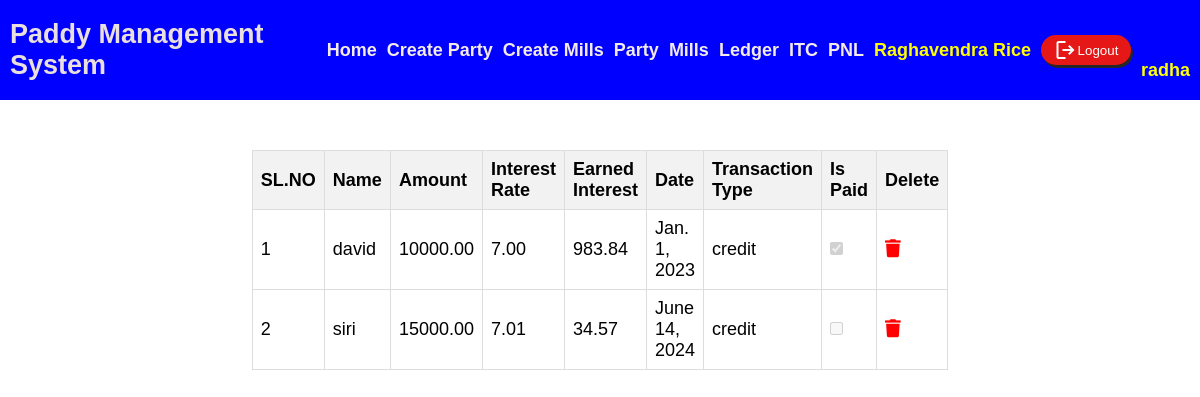
The app's page /view_credits/ (signed in) with its own data.
### paddymastersystem/models.py (models this page shows, shortened)
class InterestEntry(models.Model):
    name = models.CharField(max_length=255)
    amount = models.DecimalField(max_digits=10, decimal_places=2)
    transaction_type = models.CharField(max_length=10, choices=[('credit', 'Credit'), ('debit', 'Debit')])
    interest_rate = models.DecimalField(max_digits=5, decimal_places=2)
    date = models.DateField()
    is_paid = models.BooleanField(default=False)
    earned_interest = models.DecimalField(max_digits=10, decimal_places=2, blank=True, null=True)

### paddymastersystem/views.py (the view)
# urls.py: path('view_credits/', views.view_credits, name='view_credits'),
@login_required(login_url='login')
def view_credits(request):
    credits = InterestEntry.objects.filter(transaction_type='credit')
    return render(request, 'itc/viewcredits.html', {'entries': credits})

### templates/itc/viewcredits.html (shortened to what this page needs)
{% extends "common.html" %}
{% block content %}
<link rel="stylesheet" href="https://use.fontawesome.com/releases/v5.1.0/css/all.css">
<table>
    <thead>
        <tr>
            <th>SL.NO</th>
            <th>Name</th>
            <th>Amount</th>
            <th>Interest Rate</th>
            <th>Earned Interest</th>
            <th>Date</th>
            <th>Transaction Type</th>
            <th>Is Paid</th>
            <th>Delete</th>
        </tr>
    </thead>
    <tbody>
        {% for entry in entries %}
        <tr>
            <td>{{ forloop.counter }}</td>
            <td>{{ entry.name }}</td>
            <td>{{ entry.amount }}</td>
            <td>{{ entry.interest_rate }}</td>
            <td>{{ entry.earned_interest }}</td>
            <td>{{ entry.date }}</td>
            <td>{{ entry.transaction_type }}</td>
            <td>
                <input type="checkbox" {% if entry.is_paid %}checked{% endif %} disabled>
            </td>
            <td><a href="{% url 'delete_credit' entry.id %}" title="Delete this user"><i class="fas fa-trash"></i></a></td>
        </tr>
        {% endfor %}
    </tbody>
</table>
{% endblock %}

### templates/common.html (shortened to what this page needs)
<!DOCTYPE html>
<html lang="en">
<head>
</head>
<body>
    <header>
        <h3 class="logo">Paddy Management System</h3>
        {% if user.is_authenticated %}
        <div class="nav-links">
            <h3><a href="{% url 'homepage' %}">Home</a></h3>
            <h3><a href="{% url 'add_party_record' %}">Create Party</a></h3>
            <h3><a href="{% url 'add_mill_record' %}">Create Mills</a></h3>
            <h3><a href="{% url 'party' %}">Party</a></h3>
            <h3><a href="{% url 'mills' %}">Mills</a></h3>
            <h3><a href="{% url 'ledger' %}">Ledger</a></h3>
            <h3><a href="{% url 'interest_entry' %}">ITC</a></h3>
            <h3><a href="{% url 'view_records' %}">PNL</a></h3>
            <h3 style="color:yellow">Raghavendra Rice</h3>
            <form method="post" action="{% url 'logout' %}">
                <button type="submit" id="buttn"><span class="material-symbols-outlined">logout</span> Logout</button>
            </form>
            <h3 style="color:yellow;display: flex; margin-top: 40px;">{{ request.user.username }}</h3>
        </div>
        {% endif %}
    </header>
    {% block content %}{% endblock %}
</body>
</html>

### templates/common.html (style rules this page uses)
body { margin: 0; height: 100vh; font-family: Arial, sans-serif; }
header { display: grid; grid-template-columns: 1fr auto; align-items: center; background-color: blue; width: 100%; height: 100px; color: rgb(234, 223, 223); padding: 0 10px; }
.logo { justify-self: start; font-size: 1.5em; }
.nav-links { display: flex; gap: 10px; align-items: center; flex-wrap: wrap; }
a { text-decoration: none; color: rgb(244, 234, 234); }
h3 { margin: 0; font-size: 1em; }
#buttn { display: flex; align-items: center; justify-content: center; background-color: rgb(230, 23, 23); width: 90px; height: 30px; box-shadow: 2px 3px rgb(37, 38, 37); border-radius: 20px; color: white; cursor: pointer; border: none; }
@media only screen and (min-width: 768px) { body { font-size: 18px; } }
@media only screen and (min-width: 768px) { .nav-links { padding: 0 20px; } }
.nav-links { display: flex; flex-wrap: wrap; }
.nav-links { flex: 1 1 auto; }

### templates/itc/viewcredits.html (style rules this page uses)
table { margin: auto; border-collapse: collapse; margin-top: 50px; width: 50%; }
th, td { border: 1px solid #ddd; padding: 8px; text-align: left; }
th { background-color: #f2f2f2; }
input[type="checkbox"] { margin: 0; }
table a { color:red; }

### records on screen
InterestEntry: name "david", amount "10000.00", interest_rate "7.00", earned_interest "983.84", date "Jan. 1, 2023", transaction_type "credit", is_paid "☑"
InterestEntry: name "siri", amount "15000.00", interest_rate "7.01", earned_interest "34.57", date "June 14, 2024", transaction_type "credit"

### other values on screen
{{ request.user.username }} "radha"
